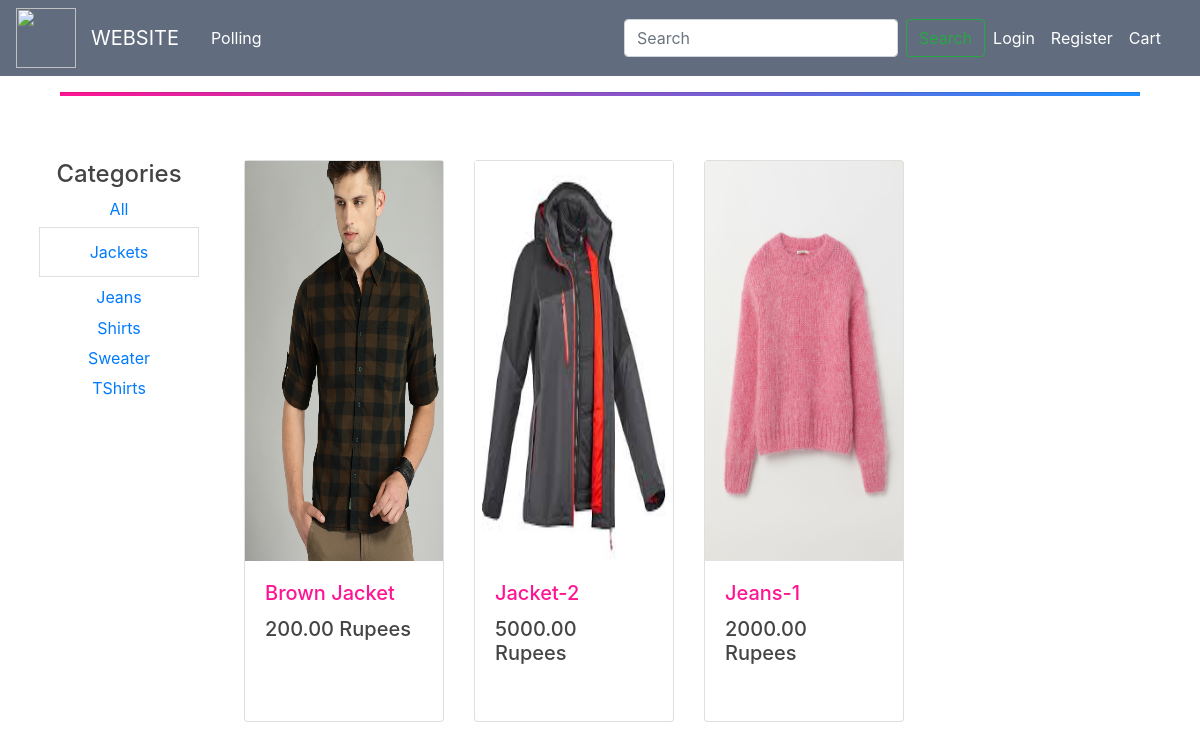
The app's page /jackets/ with its own data.
### blog/models.py (models this page shows, shortened)
class Category(models.Model):
    name = models.CharField(max_length=150)
    slug = models.SlugField(max_length=150)
    created_at = models.DateTimeField(auto_now_add=True)
    updated_at = models.DateTimeField(auto_now=True)
    class Meta:
        ordering = ('name',)
        verbose_name = 'category'
        verbose_name_plural = 'categories'
    def get_absolute_url(self):
        return reverse('blog:product_list_by_category', args=[self.slug])

class Product(models.Model):
    category = models.ForeignKey(Category, related_name='products', on_delete=models.CASCADE)
    name = models.CharField(max_length=150)
    description = models.TextField(blank=True)
    price = models.DecimalField(decimal_places=2, max_digits=10)
    slug = models.SlugField(max_length=150)
    stock = models.PositiveIntegerField(default=1)
    available = models.BooleanField(default=1)
    created_at = models.DateTimeField(auto_now_add=True)
    updated_at = models.DateTimeField(auto_now=True)
    image = models.ImageField(upload_to='products', blank=True)
    class Meta:
        ordering = ('name',)
        index_together = (('id', 'slug'),)
    def get_absolute_url(self):
        return reverse('blog:product_detail', args=[self.id, self.slug])

### blog/views.py (the view)
# urls.py: path('', views.product_list, name='product-home'),
def product_list(request, category_slug=None):
    category = None
    categories = Category.objects.all()
    products = Product.objects.filter(available=True)
    if category_slug:
        category = get_object_or_404(Category, slug=category_slug)
        products = Product.objects.filter(category=category)
    context = {
        'category': category,
        'categories': categories,
        'products': products
    }
    return render(request, 'blog/list.html', context)

### blog/templates/blog/list.html (shortened to what this page needs)
{% extends "blog/base.html" %}
{% load static %}
{% block content %}
    <br>
              <br>
<div class="container" style="margin-left: 2%; margin-right: 2%; max-width: 95%">
    <div class="row">
               <div  class="col-lg-2" style="margin-bottom: auto">
            <h4 style="text-align:center;" >Categories</h4>
            <ul style="list-style-type:none;" class="list-group text-center">
              <li style="background: transparent; margin-bottom: 0.4rem" {% if not category %} class="list-group-item mb-2"{% endif %}><a  href="{% url 'blog:product_list' %}">All</a></li>
            {% for c in categories %}
              <li style="background: transparent; margin-bottom: 0.4rem" {% if category.slug == c.slug %} class="list-group-item mb-2"{% endif %}>
                  <a  href="{{ c.get_absolute_url }}">{{ c.name }}</a>
              </li>
            {% endfor %}
            </ul>
 <br>
        <br>
               </div>
    <div class="col-lg-10">
              <div class="row" style="margin-left: 0;margin-right: 0">
                  {% for product in products %}
                      <div class="col-xl-3 col-lg-4 col-md-4 col-sm-6 mb-4">
                              <div class="card" style="height: 100%">
                                 <a href="{{ product.get_absolute_url }}">
                                 <div class="img-hover-zoom">
                                     <div class="product-img-div">
                                   <img class="product-img" src="{% if product.image %} {{ product.image.url }} {% else %} {% static 'img/default.png' %} {% endif %}" alt="..." >
                                         </div>
                                 </div>
                                 </a>
                                <div class="card-body">
                                  <h5 class="card-title" style="align-content: center" > <a style="color: #ff1493" href="{{ product.get_absolute_url }}">{{ product.name }}</a></h5>
                                    <h5 class="card-title"> {{ product.price }} Rupees</h5>
                                </div>
                              </div>
                      <br>
                      </div>
                  {% endfor %}
              </div>
</div>
    </div>
    </div>
{% endblock content %}

### blog/static/blog/main.css (style rules this page uses)
body { background: #fff; color: #333333; margin-top: 0; }
h1, h2, h3, h4, h5, h6 { color: #444444; }
ul { margin: 0; }

### blog/templates/blog/base.html (style rules this page uses)
.product-img-div { height:400px; }
.product-img { width:100%; height:100%; }

### records on screen
Category: name "Jackets"
Category: name "Jeans"
Category: name "Shirts"
Category: name "Sweater"
Category: name "TShirts"
Product: image (picture), name "Brown Jacket", price "200.00"
Product: image (picture), name "Jacket-2", price "5000.00"
Product: image (picture), name "Jeans-1", price "2000.00"
